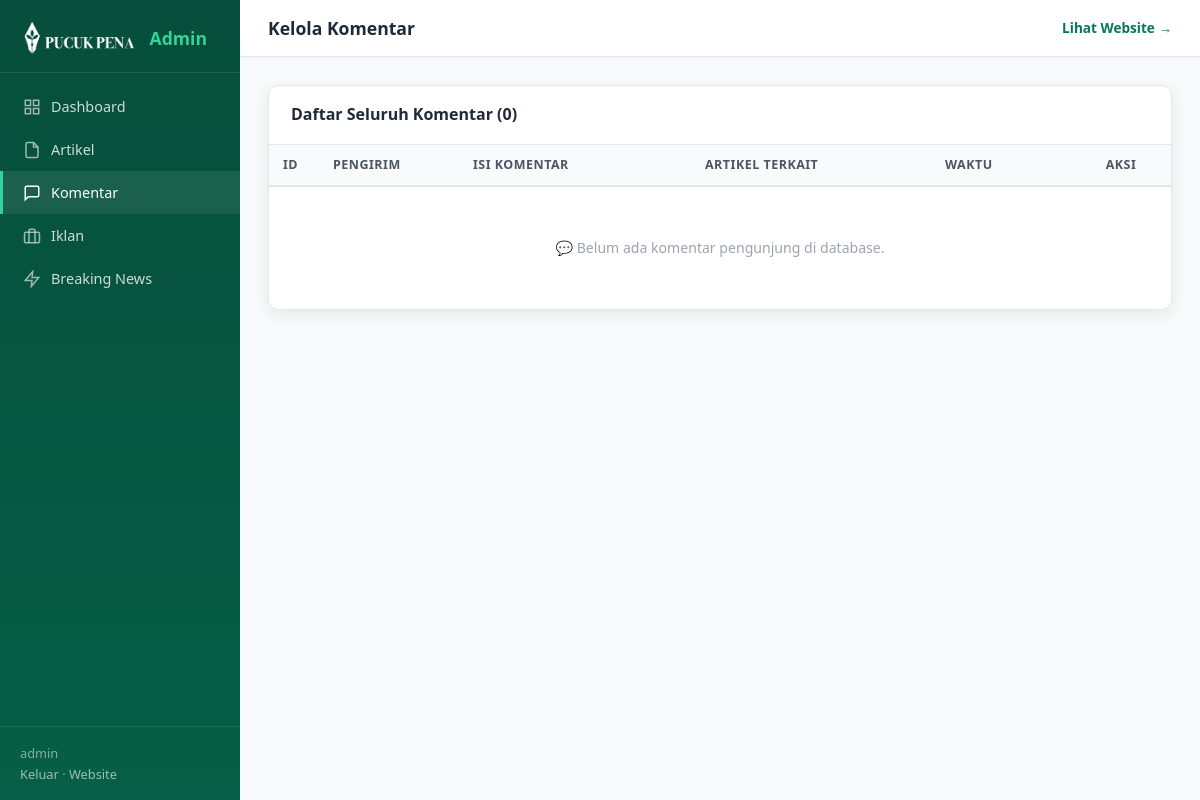
/admin/comments.php (signed in), run on an earlier commit of the app's database.
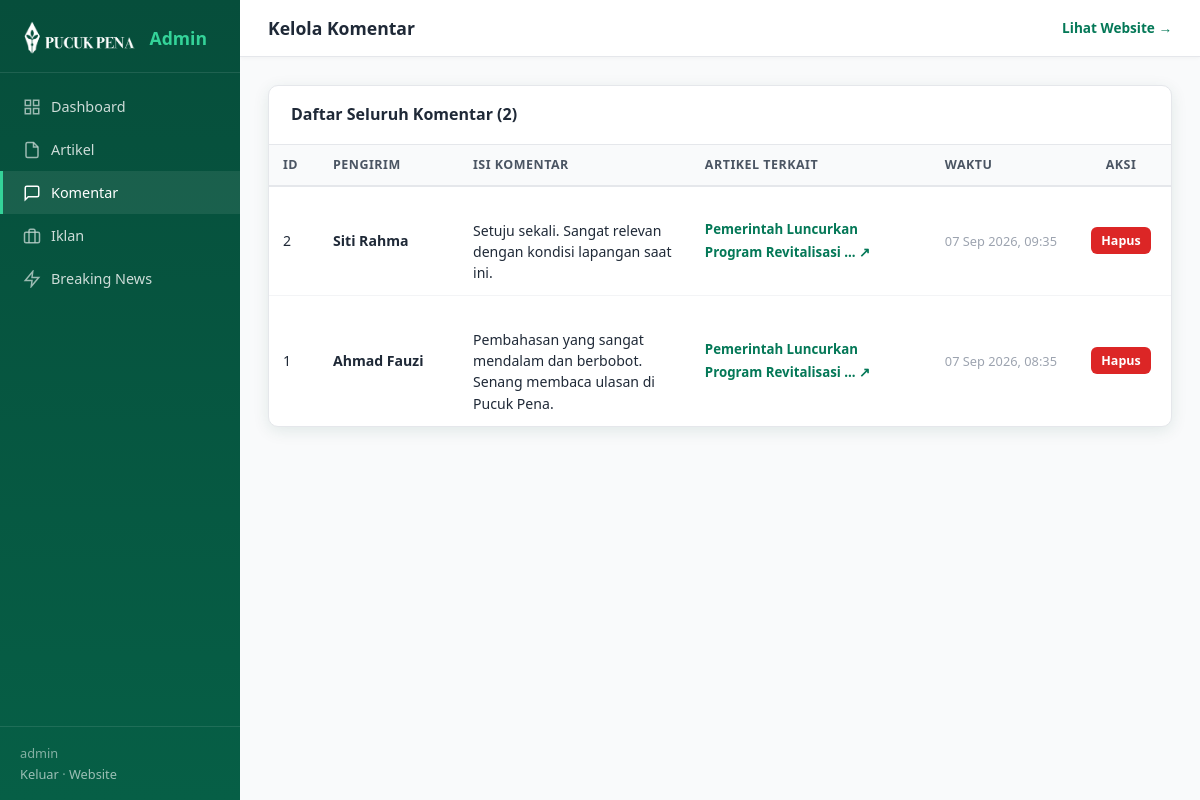
And on a later commit of the database.
### tables this page shows
CREATE TABLE `comments` (
  `id` int NOT NULL AUTO_INCREMENT,
  `article_id` int NOT NULL,
  `name` varchar(150) NOT NULL,
  `comment` text NOT NULL,
  `created_at` timestamp NULL DEFAULT CURRENT_TIMESTAMP,
  PRIMARY KEY (`id`),
  KEY `article_id` (`article_id`)
);

CREATE TABLE `articles` (
  `id` int NOT NULL AUTO_INCREMENT,
  `type` varchar(100) NOT NULL DEFAULT 'Berita Utama',
  `cat` varchar(50) NOT NULL DEFAULT 'berita',
  `badge` varchar(50) NOT NULL DEFAULT 'berita',
  `title` varchar(500) NOT NULL,
  `excerpt` text,
  `content` longtext,
  `author` varchar(200) DEFAULT NULL,
  `date_display` varchar(100) DEFAULT NULL,
  `views` varchar(20) DEFAULT '0',
  `img` text,
  `tags` varchar(500) DEFAULT '[]',
  `status` enum('draft','published') DEFAULT 'published',
  `created_at` timestamp NULL DEFAULT CURRENT_TIMESTAMP,
  `updated_at` timestamp NULL DEFAULT CURRENT_TIMESTAMP ON UPDATE CURRENT_TIMESTAMP,
  PRIMARY KEY (`id`)
);

### admin/comments.php (the view, shortened to what this page needs)
<?php
$db = getDB();
$sql = "SELECT c.*, a.title AS article_title
        FROM comments c
        LEFT JOIN articles a ON c.article_id = a.id
        ORDER BY c.id DESC";
$comments = $db->query($sql)->fetchAll(PDO::FETCH_ASSOC);
$totalComments = count($comments);
?><!DOCTYPE html>
<html lang="id">
<head>
  <link rel="stylesheet" href="style.css">
</head>
<body>
<aside class="sidebar">
  <div class="sidebar-brand">
    <img src="../img/PUCUK%20PENA.png" alt="Logo">
    <span>Admin</span>
  </div>
  <nav>
    <a href="index.php"><svg width="18" height="18" viewBox="0 0 24 24" fill="none" stroke="currentColor" stroke-width="2"><rect x="3" y="3" width="7" height="7"/><rect x="14" y="3" width="7" height="7"/><rect x="14" y="14" width="7" height="7"/><rect x="3" y="14" width="7" height="7"/></svg>Dashboard</a>
    <a href="articles.php"><svg width="18" height="18" viewBox="0 0 24 24" fill="none" stroke="currentColor" stroke-width="2"><path d="M14 2H6a2 2 0 0 0-2 2v16a2 2 0 0 0 2 2h12a2 2 0 0 0 2-2V8z"/><polyline points="14 2 14 8 20 8"/></svg>Artikel</a>
    <a href="comments.php" class="active"><svg width="18" height="18" viewBox="0 0 24 24" fill="none" stroke="currentColor" stroke-width="2"><path d="M21 15a2 2 0 0 1-2 2H7l-4 4V5a2 2 0 0 1 2-2h14a2 2 0 0 1 2 2z"/></svg>Komentar</a>
    <a href="ads.php"><svg width="18" height="18" viewBox="0 0 24 24" fill="none" stroke="currentColor" stroke-width="2"><rect x="2" y="7" width="20" height="14" rx="2"/><path d="M16 21V5a2 2 0 0 0-2-2h-4a2 2 0 0 0-2 2v16"/></svg>Iklan</a>
    <a href="breaking.php"><svg width="18" height="18" viewBox="0 0 24 24" fill="none" stroke="currentColor" stroke-width="2"><polygon points="13 2 3 14 12 14 11 22 21 10 12 10 13 2"/></svg>Breaking News</a>
  </nav>
  <div class="sidebar-footer">
    <div><?= htmlspecialchars($_SESSION['admin_user']) ?></div>
    <a href="logout.php">Keluar</a> · <a href="../" target="_blank">Website</a>
  </div>
</aside>
<div class="main-content">
  <div class="topbar">
    <h1>Kelola Komentar</h1>
    <div class="topbar-right">
      <a href="../" target="_blank">Lihat Website →</a>
    </div>
  </div>
  <div class="page-body">
    <div class="panel">
      <div class="panel-header">
        <h2>Daftar Seluruh Komentar (<?= number_format($totalComments) ?>)</h2>
      </div>
      <div class="table-wrap">
        <table>
          <thead>
            <tr>
              <th style="width:50px">ID</th>
              <th style="width:140px">Pengirim</th>
              <th>Isi Komentar</th>
              <th style="width:240px">Artikel Terkait</th>
              <th style="width:140px">Waktu</th>
              <th style="width:100px;text-align:center">Aksi</th>
            </tr>
          </thead>
          <tbody>
            <?php foreach ($comments as $c): ?>
            <tr>
              <td><?= $c['id'] ?></td>
              <td>
                <div style="font-weight:700;color:var(--text-main)"><?= htmlspecialchars($c['name']) ?></div>
              </td>
              <td>
                <div style="font-size:0.88rem;color:var(--text-muted);line-height:1.5;white-space:pre-line">
                  <?= htmlspecialchars($c['comment']) ?>
                </div>
              </td>
              <td>
                <?php if (!empty($c['article_title'])): ?>
                  <a href="../#article-<?= $c['article_id'] ?>" target="_blank" style="color:var(--green-700);font-weight:600;font-size:0.83rem;text-decoration:none">
                    <?= htmlspecialchars(mb_strimwidth($c['article_title'], 0, 45, '...')) ?> ↗
                  </a>
                <?php else: ?>
                  <span style="color:var(--gray-400);font-size:0.8rem">Artikel #<?= $c['article_id'] ?></span>
                <?php endif; ?>
              </td>
              <td style="font-size:0.8rem;color:var(--gray-400);white-space:nowrap">
                <?= htmlspecialchars(date('d M Y, H:i', strtotime($c['created_at']))) ?>
              </td>
              <td style="text-align:center;white-space:nowrap">
                <form method="POST" style="display:inline" onsubmit="return confirm('Hapus komentar ini?')">
                  <button type="submit" class="btn btn-danger btn-sm">Hapus</button>
                </form>
              </td>
            </tr>
            <?php endforeach; ?>
            <?php if (empty($comments)): ?>
            <tr>
              <td colspan="6" style="text-align:center;padding:50px 20px;color:var(--gray-400)">
                💬 Belum ada komentar pengunjung di database.
              </td>
            </tr>
            <?php endif; ?>
          </tbody>
        </table>
      </div>
    </div>
  </div>
</div>
</body>
</html>

### admin/style.css (style rules this page uses)
:root { --green-900: #064e3b; --green-800: #065f46; --green-700: #047857; --green-600: #059669; --green-500: #10b981; --green-400: #34d399; --green-100: #d1fae5; --green-50: #ecfdf5; --red: #dc2626; --gold: #f59e0b; --gray-50: #f9fafb; --gray-100: #f3f4f6; --gray-200: #e5e7eb; --gray-400: #9ca3af; --gray-600: #4b5563; --gray-800: #1f2937; --shadow: 0 4px 16px rgba(6,78,59,.10); --radius: 10px; }
*, *::before, *::after { box-sizing: border-box; margin: 0; padding: 0; }
html { scroll-behavior: smooth; }
body { font-family: 'Segoe UI', system-ui, sans-serif; background: var(--gray-50); color: var(--gray-800); line-height: 1.6; min-height: 100vh; display: flex; }
.sidebar { width: 240px; min-height: 100vh; background: linear-gradient(to bottom, var(--green-900), var(--green-800)); color: #fff; display: flex; flex-direction: column; flex-shrink: 0; position: fixed; top: 0; left: 0; bottom: 0; z-index: 100; overflow-y: auto; }
.sidebar-brand { padding: 20px 20px 16px; border-bottom: 1px solid rgba(255,255,255,0.1); display: flex; align-items: center; gap: 10px; }
.sidebar-brand img { height: 36px; filter: brightness(0) invert(1); }
.sidebar-brand span { font-size: 1.1rem; font-weight: 700; color: var(--green-400); }
.sidebar nav { flex: 1; padding: 12px 0; }
.sidebar nav a { display: flex; align-items: center; gap: 10px; padding: 10px 20px; color: rgba(255,255,255,0.8); text-decoration: none; font-size: 0.9rem; font-weight: 500; transition: all 0.2s; border-left: 3px solid transparent; }
.sidebar nav a:hover, .sidebar nav a.active { background: rgba(255,255,255,0.08); color: #fff; border-left-color: var(--green-400); }
.sidebar nav a svg { flex-shrink: 0; opacity: 0.75; }
.sidebar nav a:hover svg, .sidebar nav a.active svg { opacity: 1; }
.sidebar-footer { padding: 16px 20px; border-top: 1px solid rgba(255,255,255,0.1); font-size: 0.8rem; color: rgba(255,255,255,0.5); }
.sidebar-footer a { color: rgba(255,255,255,0.6); text-decoration: none; }
.main-content { margin-left: 240px; flex: 1; display: flex; flex-direction: column; min-height: 100vh; }
.topbar { background: #fff; border-bottom: 1px solid var(--gray-200); padding: 14px 28px; display: flex; align-items: center; justify-content: space-between; position: sticky; top: 0; z-index: 50; box-shadow: 0 1px 4px rgba(0,0,0,0.04); }
.topbar h1 { font-size: 1.1rem; color: var(--gray-800); font-weight: 700; }
.topbar-right { display: flex; align-items: center; gap: 12px; font-size: 0.85rem; color: var(--gray-600); }
.topbar-right a { color: var(--green-700); font-weight: 600; text-decoration: none; }
.page-body { padding: 28px; flex: 1; }
.panel { background: #fff; border: 1px solid var(--gray-200); border-radius: var(--radius); box-shadow: var(--shadow); overflow: hidden; }
.panel-header { padding: 16px 22px; border-bottom: 1px solid var(--gray-200); display: flex; align-items: center; justify-content: space-between; }
.panel-header h2 { font-size: 1rem; font-weight: 700; color: var(--gray-800); }
.btn { display: inline-flex; align-items: center; gap: 6px; padding: 8px 16px; border: none; border-radius: 8px; font-size: 0.85rem; font-weight: 600; cursor: pointer; transition: all 0.2s; text-decoration: none; font-family: inherit; }
.btn-danger { background: var(--red); color: #fff; }
.btn-sm { padding: 5px 10px; font-size: 0.78rem; border-radius: 6px; }
.table-wrap { overflow-x: auto; }
table { width: 100%; border-collapse: collapse; font-size: 0.88rem; }
thead th { background: var(--gray-50); border-bottom: 2px solid var(--gray-200); padding: 10px 14px; text-align: left; font-size: 0.78rem; text-transform: uppercase; letter-spacing: 0.5px; color: var(--gray-600); font-weight: 700; }
tbody td { padding: 12px 14px; border-bottom: 1px solid var(--gray-100); vertical-align: middle; }
tbody tr:last-child td { border-bottom: none; }

What changed in the data, as far as the page shows it:
added comments: id "2", name "Siti Rahma", comment "Setuju sekali. Sangat relevan dengan kondisi lapangan saat ini.", article.title "Pemerintah Luncurkan Program Revitalisasi ...", created_at "07 Sep 2026, 09:35"
added comments: id "1", name "Ahmad Fauzi", comment "Pembahasan yang sangat mendalam dan berbobot. Senang membaca ulasan di Pucuk Pena.", article.title "Pemerintah Luncurkan Program Revitalisasi ...", created_at "07 Sep 2026, 08:35"
Also different on the page:
$totalComments: "0" → "2"
text no longer shown: "💬 Belum ada komentar pengunjung di database."
